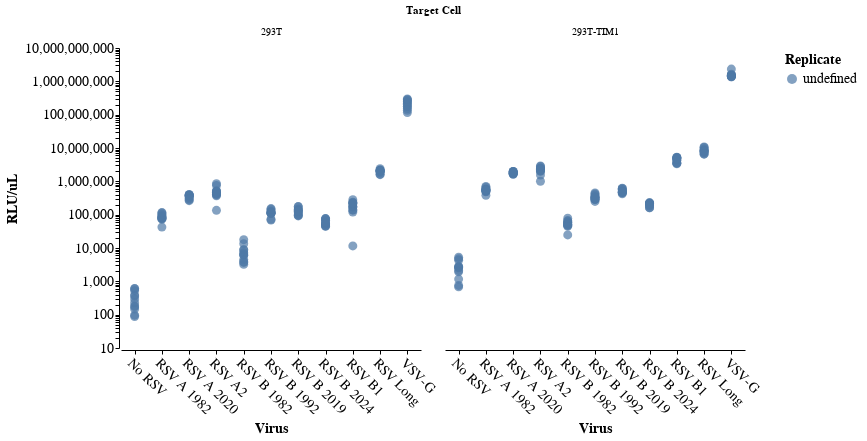

Notebook code cell kept with this figure:
### Code cell
# Define a function to configure the chart style
def configure_chart(chart):
    return chart.configure_axis(
        labelFontSize=14,
        titleFontSize=14,
        grid=False
    ).configure_view(
        strokeWidth=2
    )

# Define a selection for hover
hover = alt.selection_point(fields=["virus", "replicate"], nearest=True, on="mouseover", empty="none")

# Create the base chart
base = alt.Chart(df).encode(
    x=alt.X(
        'virus:N',
        title='Virus',
        axis=alt.Axis(labelAngle=45)
    ),
    y=alt.Y(
        'RLU/uL:Q',
        title='RLU/uL',
        scale=alt.Scale(type='log')  # Optional: Use log scale if needed
    ),
    color=alt.Color(
        'replicate:N',
        title='Replicate',
        legend=alt.Legend(title="Replicate")
    ),
    tooltip=[
        alt.Tooltip('virus:N', title='Virus'),
        alt.Tooltip('target cell:N', title='Target Cell'),
        alt.Tooltip('replicate:N', title='Replicate'),
        alt.Tooltip('dilution:Q', title='Dilution'),
        alt.Tooltip('RLU:Q', title='RLU'),
        alt.Tooltip('uL:Q', title='uL'),
        alt.Tooltip('RLU/uL:Q', title='RLU/uL')
    ]
)

# Points and hover logic
points = base.mark_point(size=80, filled=True).add_params(hover)

# Add a rule (highlight nearest point)
highlight = base.transform_filter(hover).mark_circle(size=200, color="red")

# Combine points and highlight, and facet by 'target cell'
faceted_chart = (
    (points + highlight)
    .properties(width=300, height=300)
    .facet(
        facet=alt.Facet('target cell:N', title='Target Cell')
    )
)

# Configure and display the chart
final_chart = configure_chart(faceted_chart)
final_chart

### Figure 1 — Vega-Lite specification as saved in the notebook (floating-point values rounded to 4 significant figures; data arrays with more than 128 entries replaced by an {"elided": "..."} marker saying what was removed)
{"config": {"background": "transparent", "title": {"fontSize": 20, "fontWeight": "normal", "font": "Helvetica", "anchor": "start", "color": "#000000", "orient": "top", "offset": 5, "subtitleColor": "gray", "subtitleFont": "Helvetica", "subtitleFontWeight": "normal", "subtitleFontSize": 18, "subtitlePadding": 2}, "axis": {"domain": true, "domainColor": "black", "domainWidth": 1, "grid": false, "gridColor": "#DEDDDD", "gridWidth": 0.5, "labelFont": "Helvetica", "labelFontSize": 14, "labelFlush": false, "labelFontWeight": "normal", "labelPadding": 2, "tickColor": "black", "tickSize": 4, "tickWidth": 1, "titleFont": "Helvetica", "titleAlign": "center", "titleFontWeight": "bold", "titleFontSize": 14, "titlePadding": 5}, "legend": {"labelFont": "Helvetica", "labelFontSize": 14, "symbolSize": 100, "titleFont": "Helvetica", "titleFontSize": 14, "titleFontWeight": "bold", "padding": 5, "titleLimit": 200, "gradientLength": 100}, "range": {"category": ["#4e79a7", "#f28e2c", "#e15759", "#76b7b2", "#59a14f", "#edc949", "#af7aa1", "#ff9da7", "#9c755f", "#bab0ab"], "diverging": ["#c7e9b4", "#7fcdbb", "#41b6c4", "#1d91c0", "#225ea8", "#253494"]}, "view": {"stroke": "transparent", "strokeWidth": 2}, "text": {"font": "Helvetica Light", "fontSize": 14}}, "data": {"name": "data-962ab6adc46997752a41ddaced59ac02"}, "facet": {"field": "target cell", "title": "Target Cell", "type": "nominal"}, "spec": {"layer": [{"mark": {"type": "point", "filled": true, "size": 80}, "encoding": {"color": {"field": "replicate", "legend": {"title": "Replicate"}, "title": "Replicate", "type": "nominal"}, "tooltip": [{"field": "virus", "title": "Virus", "type": "nominal"}, {"field": "target cell", "title": "Target Cell", "type": "nominal"}, {"field": "replicate", "title": "Replicate", "type": "nominal"}, {"field": "dilution", "title": "Dilution", "type": "quantitative"}, {"field": "RLU", "title": "RLU", "type": "quantitative"}, {"field": "uL", "title": "uL", "type": "quantitative"}, {"field": "RLU/uL", "title": "RLU/uL", "type": "quantitative"}], "x": {"axis": {"labelAngle": 45}, "field": "virus", "title": "Virus", "type": "nominal"}, "y": {"field": "RLU/uL", "scale": {"type": "log"}, "title": "RLU/uL", "type": "quantitative"}}, "name": "view_1"}, {"mark": {"type": "circle", "color": "red", "size": 200}, "encoding": {"color": {"field": "replicate", "legend": {"title": "Replicate"}, "title": "Replicate", "type": "nominal"}, "tooltip": [{"field": "virus", "title": "Virus", "type": "nominal"}, {"field": "target cell", "title": "Target Cell", "type": "nominal"}, {"field": "replicate", "title": "Replicate", "type": "nominal"}, {"field": "dilution", "title": "Dilution", "type": "quantitative"}, {"field": "RLU", "title": "RLU", "type": "quantitative"}, {"field": "uL", "title": "uL", "type": "quantitative"}, {"field": "RLU/uL", "title": "RLU/uL", "type": "quantitative"}], "x": {"axis": {"labelAngle": 45}, "field": "virus", "title": "Virus", "type": "nominal"}, "y": {"field": "RLU/uL", "scale": {"type": "log"}, "title": "RLU/uL", "type": "quantitative"}}, "transform": [{"filter": {"param": "param_1", "empty": false}}]}], "height": 300, "width": 300}, "params": [{"name": "param_1", "select": {"type": "point", "fields": ["virus", "replicate"], "nearest": true, "on": "mouseover"}, "views": ["view_1"]}], "$schema": "https://vega.github.io/schema/vega-lite/v5.20.1.json", "datasets": {"data-962ab6adc46997752a41ddaced59ac02": {"elided": "264 records"}}}
